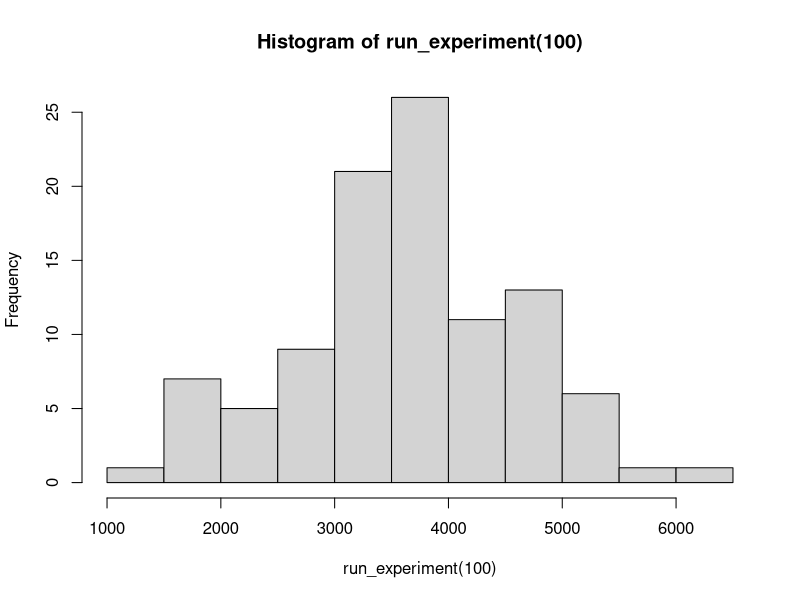

Generate this figure with R:

## This file contains to simulate the game of "Simplest model" where the mean is the best guess. IT generates a random array
## Then it chooses a random number from the array as a "choice". It then generates a guess -- if the option is "random" it 
## generates a random guess from among the numbers. If the option is "Optimal" then it uses the mean as the guess. One version 
## reports each trial as a markdown table for inclusion in other documents like Quarto or Obsidian. Another version simply reports the SSEs.

generate_random_numbers <- function() {
  # Generate nums until the average is a whole number
  repeat {
    nums <- sample(10:50, 10, replace = TRUE)
    if (mean(nums) %% 1 == 0) break
  }
  nums
}

## Function to generate markdown tables of each trial
calc_diff_table <- function(nums, guess_type = c("Random", "Optimal")) {
  guess_type <- match.arg(guess_type)
  choices <- integer(20)
  guesses <- numeric(20)
  diffs <- numeric(20)
  
  avg_val <- mean(nums)
  
  for (i in 1:20) {
    choice <- sample(nums, 1)
    guess <- if (guess_type == "Random") sample(nums, 1) else avg_val
    diff_sqr <- (guess - choice)^2
    
    choices[i] <- choice
    guesses[i] <- guess
    diffs[i] <- diff_sqr
  }
  
  # Build markdown table
  lines <- character(0)
  lines <- c(lines, "| number | guess | diff_sqr |")
  lines <- c(lines, "|---:|---:|---:|")
  
  for (i in 1:20) {
    lines <- c(lines, sprintf("| %d | %s | %s |",
                              choices[i],
                              guesses[i],
                              diffs[i]))
  }
  
  lines <- c(lines, sprintf("| **Total** |  | %s |", sum(diffs)))
  
  paste(lines, collapse = "\n")
}

## Function to run experiment and return markdown tables
run_experiment_md <- function(num_rand_trials) {
  nums <- generate_random_numbers()
  mds <- character(num_rand_trials + 1)
  for (i in 1:num_rand_trials) {
    # gsub so that we can print a markdown to copy and paste into Quarto or Obsidian
    mds[i] = gsub("\\\\n", "\n", calc_diff_table(nums, "Random"))
  }
  mds[num_rand_trials + 1] = gsub("\\\\n", "\n", calc_diff_table(nums, "Optimal"))
  mds
  }

## Run the experiment
mds <- run_experiment_md(9) 

## Function to just report the sum of squared errors for one game play no markdown of all the details

calc_diff <- function(nums, guess_type = c("Random", "Optimal")) {
  guess_type <- match.arg(guess_type)
  choices <- integer(20)
  guesses <- numeric(20)
  diffs <- numeric(20)
  
  avg_val <- mean(nums)
  
  for (i in 1:20) {
    choice <- sample(nums, 1)
    guess <- if (guess_type == "Random") sample(nums, 1) else avg_val
    diff_sqr <- (guess - choice)^2
    
    choices[i] <- choice
    guesses[i] <- guess
    diffs[i] <- diff_sqr
  }
  sum(diffs)
}

run_experiment <- function(num_rand_trials) {
  nums <- generate_random_numbers()
  sse <- integer(num_rand_trials + 1)
  for (i in 1:num_rand_trials) {
    sse[i] = calc_diff(nums, "Random")
  }
  sse[num_rand_trials + 1] = calc_diff(nums, "Optimal")
  sse
}

sses <- run_experiment(100)

hist(run_experiment(100))

